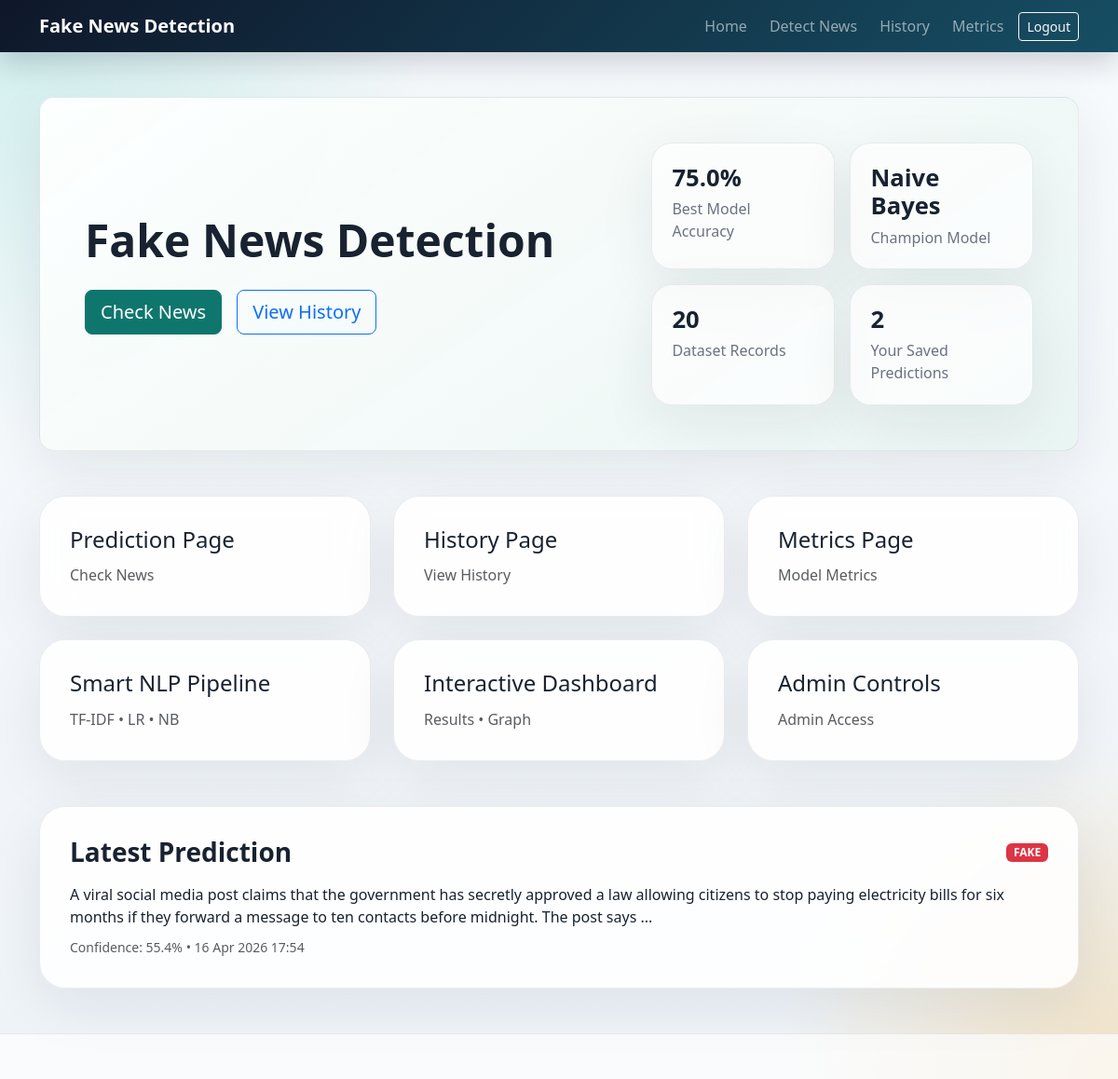
The app's page /home (signed in) with its own data.
### app.py (models this page shows)
class PredictionHistory(db.Model):
    id = db.Column(db.Integer, primary_key=True)
    input_text = db.Column(db.Text, nullable=False)
    prediction = db.Column(db.String(20), nullable=False)
    confidence = db.Column(db.Float, nullable=False)
    champion_model = db.Column(db.String(50), nullable=False, default="naive_bayes")
    selected_model = db.Column(db.String(50), nullable=False, default="naive_bayes")
    logistic_probability = db.Column(db.Float, nullable=False)
    naive_bayes_probability = db.Column(db.Float, nullable=False)
    linear_svm_probability = db.Column(db.Float, nullable=False, default=0.0)
    passive_aggressive_probability = db.Column(db.Float, nullable=False, default=0.0)
    sgd_classifier_probability = db.Column(db.Float, nullable=False, default=0.0)
    created_at = db.Column(db.DateTime, default=datetime.utcnow, nullable=False)
    user_id = db.Column(db.Integer, db.ForeignKey("user.id"), nullable=False)

### app.py (the view)
@app.route("/home")
@login_required
def home():
    user = get_current_user()
    if user.is_admin:
        return redirect(url_for("admin_overview"))
    history_count = PredictionHistory.query.filter_by(user_id=user.id).count()
    latest_prediction = (
        PredictionHistory.query.filter_by(user_id=user.id)
        .order_by(PredictionHistory.created_at.desc())
        .first()
    )
    metrics = load_metrics()
    return render_template(
        "index.html",
        history_count=history_count,
        latest_prediction=latest_prediction,
        metrics=metrics,
    )

### app.py (called while the page is built)
def load_metrics() -> dict:
    if METRICS_FILE.exists():
        with METRICS_FILE.open("r", encoding="utf-8") as file:
            return json.load(file)
    return {}

def login_required(view_func):
    @wraps(view_func)
    def wrapped_view(*args, **kwargs):
        if "user_id" not in session:
            flash("Please login to continue.", "warning")
            return redirect(url_for("login"))
        return view_func(*args, **kwargs)
    return wrapped_view

def get_current_user():
    user_id = session.get("user_id")
    if not user_id:
        return None
    return db.session.get(User, user_id)

@app.context_processor
def inject_globals():
    return {
        "current_user": get_current_user(),
        "app_metrics": load_metrics(),
    }

### templates/index.html (shortened to what this page needs)
{% extends "base.html" %}
{% block content %}
<section class="hero-section rounded-4 p-4 p-lg-5 mb-5">
    <div class="row align-items-center g-4">
        <div class="col-lg-7">
            <h1 class="display-5 fw-bold">Fake News Detection</h1>
            <div class="d-flex flex-wrap gap-3 mt-4">
                <a href="{{ url_for('dashboard') }}" class="btn btn-primary btn-lg">Check News</a>
                <a href="{{ url_for('history') }}" class="btn btn-outline-primary btn-lg">View History</a>
            </div>
        </div>
        <div class="col-lg-5">
            <div class="stats-grid">
                <div class="glass-card">
                    <h3>{{ (metrics.get('scores', {}).get(metrics.get('champion_model', ''), {}).get('accuracy', 0) * 100)|round(2) }}%</h3>
                    <p>Best Model Accuracy</p>
                </div>
                <div class="glass-card">
                    <h3>{{ metrics.get('champion_model', 'Pending')|replace('_', ' ')|title }}</h3>
                    <p>Champion Model</p>
                </div>
                <div class="glass-card">
                    <h3>{{ metrics.get('dataset_size', 'N/A') }}</h3>
                    <p>Dataset Records</p>
                </div>
                <div class="glass-card">
                    <h3>{{ history_count }}</h3>
                    <p>Your Saved Predictions</p>
                </div>
            </div>
        </div>
    </div>
</section>
<section class="row g-4">
    <div class="col-md-4">
        <a href="{{ url_for('dashboard') }}" class="feature-card feature-link h-100 d-block text-decoration-none">
            <h4>Prediction Page</h4>
            <p class="mb-0 text-muted">Check News</p>
        </a>
    </div>
    <div class="col-md-4">
        <a href="{{ url_for('history') }}" class="feature-card feature-link h-100 d-block text-decoration-none">
            <h4>History Page</h4>
            <p class="mb-0 text-muted">View History</p>
        </a>
    </div>
    <div class="col-md-4">
        <a href="{{ url_for('metrics_page') }}" class="feature-card feature-link h-100 d-block text-decoration-none">
            <h4>Metrics Page</h4>
            <p class="mb-0 text-muted">Model Metrics</p>
        </a>
    </div>
    <div class="col-md-4">
        <a href="{{ url_for('dashboard') }}" class="feature-card feature-link h-100 d-block text-decoration-none">
            <h4>Smart NLP Pipeline</h4>
            <p class="mb-0 text-muted">TF-IDF • LR • NB</p>
        </a>
    </div>
    <div class="col-md-4">
        <a href="{{ url_for('dashboard') }}" class="feature-card feature-link h-100 d-block text-decoration-none">
            <h4>Interactive Dashboard</h4>
            <p class="mb-0 text-muted">Results • Graph</p>
        </a>
    </div>
    <div class="col-md-4">
        <a href="{{ url_for('admin_overview') if current_user and current_user.is_admin else url_for('dashboard') }}" class="feature-card feature-link h-100 d-block text-decoration-none">
            <h4>Admin Controls</h4>
            <p class="mb-0 text-muted">{% if current_user and current_user.is_admin %}Admin Dashboard{% else %}Admin Access{% endif %}</p>
        </a>
    </div>
</section>
{% if latest_prediction %}
<section class="mt-5">
    <div class="panel-card">
        <div class="d-flex justify-content-between align-items-center mb-3">
            <h3 class="fw-bold mb-0">Latest Prediction</h3>
            <span class="badge {% if latest_prediction.prediction == 'REAL' %}bg-success{% else %}bg-danger{% endif %}">
                {{ latest_prediction.prediction }}
            </span>
        </div>
        <p class="mb-2">{{ latest_prediction.input_text[:220] }}{% if latest_prediction.input_text|length > 220 %}...{% endif %}</p>
        <small class="text-muted">Confidence: {{ latest_prediction.confidence }}% • {{ latest_prediction.created_at.strftime('%d %b %Y %H:%M') }}</small>
    </div>
</section>
{% endif %}
{% endblock %}

### static/css/styles.css (style rules this page uses)
:root { --bg-main: #f4f7fb; --bg-card: rgba(255, 255, 255, 0.88); --text-main: #182230; --text-muted: #6b7280; --primary: #0f766e; --primary-dark: #115e59; --accent: #f59e0b; --danger: #dc2626; --success: #15803d; --border-soft: rgba(15, 23, 42, 0.08); --shadow-soft: 0 18px 60px rgba(15, 23, 42, 0.08); }
body { min-height: 100vh; color: var(--text-main); background: radial-gradient(circle at top left, rgba(20, 184, 166, 0.18), transparent 28%), radial-gradient(circle at bottom right, rgba(245, 158, 11, 0.22), transparent 22%), linear-gradient(180deg, #f8fbfd 0%, #eef3f8 100%); font-family: "Segoe UI", Tahoma, Geneva, Verdana, sans-serif; }
.hero-section, .panel-card, .auth-card, .feature-card, .glass-card, .metric-box, .history-item { border: 1px solid var(--border-soft); box-shadow: var(--shadow-soft); }
.hero-section, .panel-card, .auth-card, .feature-card { background: var(--bg-card); backdrop-filter: blur(16px); border-radius: 28px; }
.auth-card, .feature-card, .panel-card { padding: 2rem; }
.hero-section { background: linear-gradient(145deg, rgba(255, 255, 255, 0.94), rgba(232, 245, 244, 0.92)), linear-gradient(135deg, rgba(15, 118, 110, 0.08), rgba(245, 158, 11, 0.08)); }
.stats-grid { display: grid; grid-template-columns: repeat(2, minmax(0, 1fr)); gap: 1rem; }
.glass-card { padding: 1.35rem; border-radius: 22px; background: rgba(255, 255, 255, 0.68); }
.glass-card h3, .metric-box h4 { margin-bottom: 0.35rem; font-size: 1.6rem; font-weight: 700; }
.glass-card p, .metric-box small { margin: 0; color: var(--text-muted); }
.feature-card h4 { margin-bottom: 0.75rem; color: var(--text-main); }
.feature-link { transition: transform 0.2s ease, box-shadow 0.2s ease, border-color 0.2s ease; }
.feature-link p { color: var(--text-muted); }
.btn-primary { background-color: var(--primary); border-color: var(--primary); }

### records on screen
PredictionHistory: prediction "FAKE", input_text "A viral social media post claims that the government has secretly approved a law allowing citizens to stop paying electricity bills for six months if they forward a message to ten contacts before midnight. The post says", confidence "55.4", created_at "16 Apr 2026 17:54"

### other values on screen
{{ metrics.get('champion_model', 'Pending')|replace('_', ' ')|title }} "Naive Bayes"
{{ metrics.get('dataset_size', 'N/A') }} "20"
{{ history_count }} "2"
